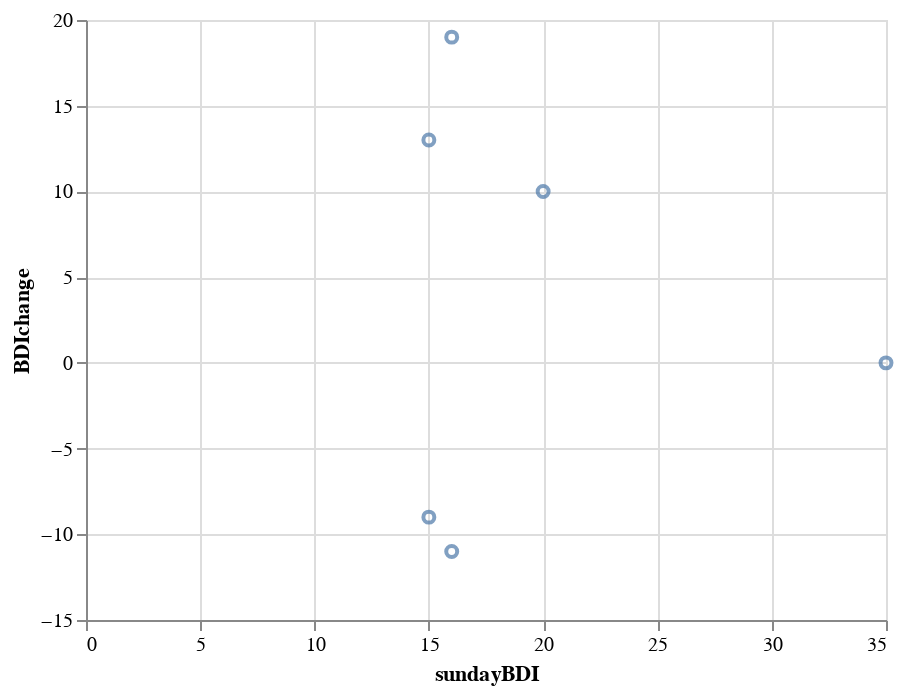

Notebook source saved alongside this figure:
### Markdown cell above
### sundayBDI ~ BDIchange

### Code cell
alt.Chart(drug).mark_point().encode(
    x='sundayBDI',
    y='BDIchange'
)

### Figure 1 — Vega-Lite specification as saved in the notebook (floating-point values rounded to 4 significant figures)
{"config": {"view": {"continuousWidth": 400, "continuousHeight": 300}}, "data": {"name": "data-e4243b9a94e1f29e507f68da6fbe1843"}, "mark": "point", "encoding": {"x": {"type": "quantitative", "field": "sundayBDI"}, "y": {"type": "quantitative", "field": "BDIchange"}}, "$schema": "https://vega.github.io/schema/vega-lite/v4.8.1.json", "datasets": {"data-e4243b9a94e1f29e507f68da6fbe1843": [{"drug": "Ecstasy", "sundayBDI": 15, "wedsBDI": 28, "BDIchange": 13}, {"drug": "Ecstasy", "sundayBDI": 35, "wedsBDI": 35, "BDIchange": 0}, {"drug": "Ecstasy", "sundayBDI": 16, "wedsBDI": 35, "BDIchange": 19}, {"drug": "Alcohol", "sundayBDI": 16, "wedsBDI": 5, "BDIchange": -11}, {"drug": "Alcohol", "sundayBDI": 15, "wedsBDI": 6, "BDIchange": -9}, {"drug": "Alcohol", "sundayBDI": 20, "wedsBDI": 30, "BDIchange": 10}]}}
